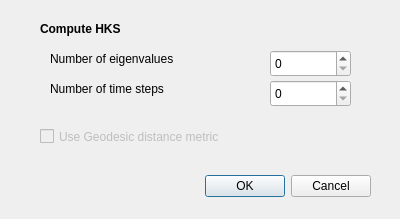
<?xml version="1.0" encoding="UTF-8"?>
<ui version="4.0">
 <class>Settings</class>
 <widget class="QDialog" name="Settings">
  <property name="geometry">
   <rect>
    <x>0</x>
    <y>0</y>
    <width>400</width>
    <height>219</height>
   </rect>
  </property>
  <property name="windowTitle">
   <string>Dialog</string>
  </property>
  <widget class="QDialogButtonBox" name="buttonBox">
   <property name="geometry">
    <rect>
     <x>30</x>
     <y>170</y>
     <width>341</width>
     <height>32</height>
    </rect>
   </property>
   <property name="orientation">
    <enum>Qt::Horizontal</enum>
   </property>
   <property name="standardButtons">
    <set>QDialogButtonBox::Cancel|QDialogButtonBox::Ok</set>
   </property>
  </widget>
  <widget class="QLabel" name="label">
   <property name="geometry">
    <rect>
     <x>40</x>
     <y>20</y>
     <width>231</width>
     <height>17</height>
    </rect>
   </property>
   <property name="font">
    <font>
     <weight>75</weight>
     <bold>true</bold>
    </font>
   </property>
   <property name="text">
    <string>Compute HKS</string>
   </property>
  </widget>
  <widget class="QLabel" name="label_4">
   <property name="geometry">
    <rect>
     <x>50</x>
     <y>50</y>
     <width>211</width>
     <height>17</height>
    </rect>
   </property>
   <property name="text">
    <string>Number of eigenvalues</string>
   </property>
  </widget>
  <widget class="QLabel" name="label_5">
   <property name="geometry">
    <rect>
     <x>50</x>
     <y>80</y>
     <width>211</width>
     <height>17</height>
    </rect>
   </property>
   <property name="text">
    <string>Number of time steps</string>
   </property>
  </widget>
  <widget class="QCheckBox" name="useGeodesic">
   <property name="enabled">
    <bool>false</bool>
   </property>
   <property name="geometry">
    <rect>
     <x>40</x>
     <y>111</y>
     <width>301</width>
     <height>51</height>
    </rect>
   </property>
   <property name="text">
    <string>Use Geodesic distance metric</string>
   </property>
   <property name="checked">
    <bool>false</bool>
   </property>
  </widget>
  <widget class="QSpinBox" name="nev">
   <property name="geometry">
    <rect>
     <x>270</x>
     <y>50</y>
     <width>81</width>
     <height>27</height>
    </rect>
   </property>
   <property name="maximum">
    <number>1000</number>
   </property>
  </widget>
  <widget class="QSpinBox" name="nsteps">
   <property name="geometry">
    <rect>
     <x>270</x>
     <y>80</y>
     <width>81</width>
     <height>27</height>
    </rect>
   </property>
   <property name="maximum">
    <number>1000</number>
   </property>
  </widget>
 </widget>
 <resources/>
 <connections>
  <connection>
   <sender>buttonBox</sender>
   <signal>accepted()</signal>
   <receiver>Settings</receiver>
   <slot>accept()</slot>
   <hints>
    <hint type="sourcelabel">
     <x>248</x>
     <y>254</y>
    </hint>
    <hint type="destinationlabel">
     <x>157</x>
     <y>274</y>
    </hint>
   </hints>
  </connection>
  <connection>
   <sender>buttonBox</sender>
   <signal>rejected()</signal>
   <receiver>Settings</receiver>
   <slot>reject()</slot>
   <hints>
    <hint type="sourcelabel">
     <x>316</x>
     <y>260</y>
    </hint>
    <hint type="destinationlabel">
     <x>286</x>
     <y>274</y>
    </hint>
   </hints>
  </connection>
 </connections>
</ui>
